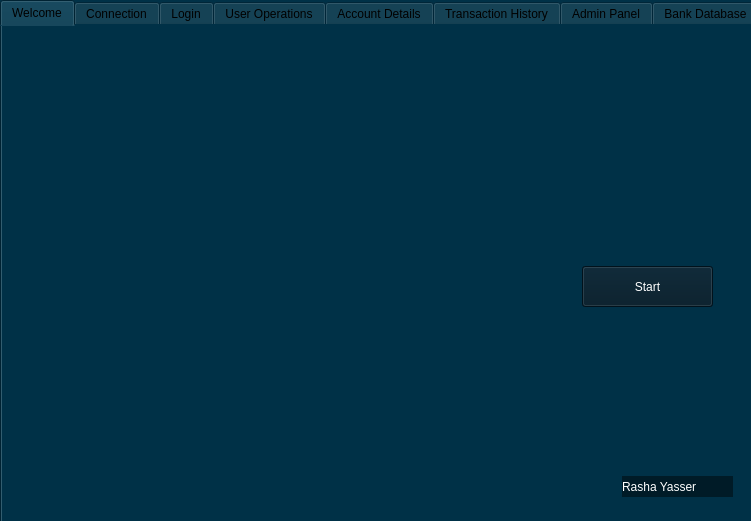
<?xml version="1.0" encoding="UTF-8"?>
<ui version="4.0">
 <class>MainWindow</class>
 <widget class="QMainWindow" name="MainWindow">
  <property name="geometry">
   <rect>
    <x>0</x>
    <y>0</y>
    <width>751</width>
    <height>521</height>
   </rect>
  </property>
  <property name="windowTitle">
   <string>MainWindow</string>
  </property>
  <widget class="QWidget" name="centralwidget">
   <widget class="QGroupBox" name="groupBox">
    <property name="geometry">
     <rect>
      <x>0</x>
      <y>-20</y>
      <width>751</width>
      <height>541</height>
     </rect>
    </property>
    <property name="styleSheet">
     <string notr="true">background-color: rgb(0, 49, 71);</string>
    </property>
    <property name="title">
     <string/>
    </property>
    <widget class="QTabWidget" name="tabWidget">
     <property name="geometry">
      <rect>
       <x>0</x>
       <y>20</y>
       <width>761</width>
       <height>541</height>
      </rect>
     </property>
     <property name="styleSheet">
      <string notr="true">background-color: rgb(0, 49, 71);</string>
     </property>
     <property name="currentIndex">
      <number>0</number>
     </property>
     <widget class="QWidget" name="tabWelcom_0">
      <attribute name="title">
       <string>Welcome</string>
      </attribute>
      <widget class="QLabel" name="label">
       <property name="geometry">
        <rect>
         <x>0</x>
         <y>0</y>
         <width>751</width>
         <height>501</height>
        </rect>
       </property>
       <property name="text">
        <string/>
       </property>
       <property name="pixmap">
        <pixmap>C:/Users/t/Pictures/Banka.PNG</pixmap>
       </property>
       <property name="scaledContents">
        <bool>true</bool>
       </property>
      </widget>
      <widget class="QPushButton" name="Pb_Start">
       <property name="geometry">
        <rect>
         <x>580</x>
         <y>240</y>
         <width>131</width>
         <height>41</height>
        </rect>
       </property>
       <property name="styleSheet">
        <string notr="true">color: rgb(255, 255, 255);
font: 700 18pt &quot;Script MT Bold&quot;;
background-color: rgb(2, 25, 39);</string>
       </property>
       <property name="text">
        <string>Start</string>
       </property>
      </widget>
      <widget class="QLabel" name="label_6">
       <property name="geometry">
        <rect>
         <x>620</x>
         <y>450</y>
         <width>111</width>
         <height>21</height>
        </rect>
       </property>
       <property name="styleSheet">
        <string notr="true">font: 700 13pt &quot;Script MT Bold&quot;;
color: rgb(255, 255, 255);
background-color: rgb(0, 27, 39);</string>
       </property>
       <property name="text">
        <string>Rasha Yasser</string>
       </property>
      </widget>
     </widget>
     <widget class="QWidget" name="widget">
      <attribute name="title">
       <string>Connection</string>
      </attribute>
      <widget class="QStatusBar" name="statusbar_4">
       <property name="geometry">
        <rect>
         <x>150</x>
         <y>150</y>
         <width>3</width>
         <height>22</height>
        </rect>
       </property>
      </widget>
      <widget class="QLabel" name="label_2">
       <property name="geometry">
        <rect>
         <x>0</x>
         <y>0</y>
         <width>801</width>
         <height>501</height>
        </rect>
       </property>
       <property name="text">
        <string/>
       </property>
       <property name="pixmap">
        <pixmap>C:/Users/t/Pictures/Advantages-and-benefits-of-online-banking-Complete-Controller.jpg</pixmap>
       </property>
       <property name="scaledContents">
        <bool>true</bool>
       </property>
      </widget>
      <widget class="QPushButton" name="PB_Clear">
       <property name="geometry">
        <rect>
         <x>600</x>
         <y>210</y>
         <width>101</width>
         <height>29</height>
        </rect>
       </property>
       <property name="styleSheet">
        <string notr="true">font: 700 10pt &quot;Segoe UI&quot;;
color: rgb(225, 225, 225);
background-color: rgb(1, 71, 131);</string>
       </property>
       <property name="text">
        <string>Clear</string>
       </property>
      </widget>
      <widget class="QListWidget" name="Lw_Connection">
       <property name="geometry">
        <rect>
         <x>460</x>
         <y>120</y>
         <width>241</width>
         <height>81</height>
        </rect>
       </property>
       <property name="styleSheet">
        <string notr="true">background-color: rgb(1, 71, 131);</string>
       </property>
       <property name="verticalScrollBarPolicy">
        <enum>Qt::ScrollBarAlwaysOn</enum>
       </property>
       <property name="horizontalScrollBarPolicy">
        <enum>Qt::ScrollBarAlwaysOff</enum>
       </property>
      </widget>
      <widget class="QWidget" name="layoutWidget_2">
       <property name="geometry">
        <rect>
         <x>462</x>
         <y>44</y>
         <width>241</width>
         <height>26</height>
        </rect>
       </property>
       <layout class="QHBoxLayout" name="horizontalLayout_2">
        <item>
         <widget class="QLabel" name="label_9">
          <property name="styleSheet">
           <string notr="true">font: 700 10pt &quot;Segoe UI&quot;;
color: rgb(225, 225, 225);
background-color: rgb(1, 71, 131);</string>
          </property>
          <property name="text">
           <string>Enter Port:-</string>
          </property>
         </widget>
        </item>
        <item>
         <widget class="QLineEdit" name="LE_Port">
          <property name="styleSheet">
           <string notr="true">background-color: rgb(1, 71, 131);</string>
          </property>
          <property name="inputMask">
           <string/>
          </property>
         </widget>
        </item>
       </layout>
      </widget>
      <widget class="QWidget" name="layoutWidget_3">
       <property name="geometry">
        <rect>
         <x>463</x>
         <y>13</y>
         <width>241</width>
         <height>26</height>
        </rect>
       </property>
       <layout class="QHBoxLayout" name="horizontalLayout">
        <item>
         <widget class="QLabel" name="label_8">
          <property name="styleSheet">
           <string notr="true">font: 700 10pt &quot;Segoe UI&quot;;
color: rgb(225, 225, 225);
background-color: rgb(1, 71, 131);</string>
          </property>
          <property name="text">
           <string>Enter IP:-</string>
          </property>
         </widget>
        </item>
        <item>
         <widget class="QLineEdit" name="lE_IP">
          <property name="styleSheet">
           <string notr="true">background-color: rgb(1, 71, 131);</string>
          </property>
          <property name="inputMask">
           <string>000.000.000.000</string>
          </property>
          <property name="text">
           <string>...</string>
          </property>
         </widget>
        </item>
       </layout>
      </widget>
      <widget class="QWidget" name="layoutWidget">
       <property name="geometry">
        <rect>
         <x>461</x>
         <y>81</y>
         <width>241</width>
         <height>31</height>
        </rect>
       </property>
       <layout class="QHBoxLayout" name="horizontalLayout_3">
        <item>
         <widget class="QPushButton" name="PB_Connect">
          <property name="styleSheet">
           <string notr="true">font: 12pt &quot;Segoe UI&quot;;
background-color: rgb(0, 139, 0);
color: rgb(255, 255, 255);</string>
          </property>
          <property name="text">
           <string>Connect</string>
          </property>
         </widget>
        </item>
        <item>
         <widget class="QPushButton" name="PB_Disconnect">
          <property name="styleSheet">
           <string notr="true">font: 700 11pt &quot;Segoe UI&quot;;
background-color: rgb(121, 0, 0);
color: rgb(255, 255, 255);</string>
          </property>
          <property name="text">
           <string>DisConnect</string>
          </property>
         </widget>
        </item>
       </layout>
      </widget>
     </widget>
     <widget class="QWidget" name="tabLogin_11">
      <attribute name="title">
       <string>Login</string>
      </attribute>
      <widget class="QLabel" name="label_3">
       <property name="geometry">
        <rect>
         <x>0</x>
         <y>0</y>
         <width>771</width>
         <height>691</height>
        </rect>
       </property>
       <property name="text">
        <string/>
       </property>
       <property name="pixmap">
        <pixmap>C:/Users/t/Pictures/wp6603070.png</pixmap>
       </property>
       <property name="scaledContents">
        <bool>true</bool>
       </property>
      </widget>
      <widget class="QLineEdit" name="LE_userName">
       <property name="geometry">
        <rect>
         <x>160</x>
         <y>110</y>
         <width>341</width>
         <height>24</height>
        </rect>
       </property>
       <property name="placeholderText">
        <string>Username</string>
       </property>
      </widget>
      <widget class="QLineEdit" name="LE_password">
       <property name="geometry">
        <rect>
         <x>160</x>
         <y>140</y>
         <width>341</width>
         <height>24</height>
        </rect>
       </property>
       <property name="echoMode">
        <enum>QLineEdit::Password</enum>
       </property>
       <property name="placeholderText">
        <string>Password</string>
       </property>
      </widget>
      <widget class="QPushButton" name="PB_Login">
       <property name="geometry">
        <rect>
         <x>160</x>
         <y>170</y>
         <width>341</width>
         <height>24</height>
        </rect>
       </property>
       <property name="styleSheet">
        <string notr="true">color: rgb(247, 247, 247);
font: 700 9pt &quot;Segoe UI&quot;;</string>
       </property>
       <property name="text">
        <string>Login</string>
       </property>
      </widget>
     </widget>
     <widget class="QWidget" name="userOperationsTab_7">
      <attribute name="title">
       <string>User Operations</string>
      </attribute>
      <widget class="QLabel" name="label_4">
       <property name="geometry">
        <rect>
         <x>0</x>
         <y>0</y>
         <width>771</width>
         <height>521</height>
        </rect>
       </property>
       <property name="text">
        <string/>
       </property>
       <property name="pixmap">
        <pixmap>C:/Users/t/Pictures/online-banking.jpg</pixmap>
       </property>
       <property name="scaledContents">
        <bool>true</bool>
       </property>
      </widget>
      <widget class="QWidget" name="layoutWidget_4">
       <property name="geometry">
        <rect>
         <x>10</x>
         <y>28</y>
         <width>311</width>
         <height>391</height>
        </rect>
       </property>
       <layout class="QVBoxLayout" name="verticalLayout_44">
        <item>
         <widget class="QComboBox" name="comboBox_11">
          <property name="styleSheet">
           <string notr="true">color: rgb(207, 207, 207);</string>
          </property>
          <item>
           <property name="text">
            <string>                                Operations</string>
           </property>
          </item>
          <item>
           <property name="text">
            <string>Get Account Number</string>
           </property>
          </item>
          <item>
           <property name="text">
            <string>View Balance</string>
           </property>
          </item>
          <item>
           <property name="text">
            <string>Transfer Amount</string>
           </property>
          </item>
         </widget>
        </item>
        <item>
         <layout class="QHBoxLayout" name="horizontalLayout_36">
          <item>
           <widget class="QLineEdit" name="LE_usernameForAccountNumber_8">
            <property name="styleSheet">
             <string notr="true">color: rgb(232, 232, 232);</string>
            </property>
            <property name="placeholderText">
             <string>Enter Username</string>
            </property>
           </widget>
          </item>
          <item>
           <widget class="QPushButton" name="PB_getAccountNumberUser_8">
            <property name="styleSheet">
             <string notr="true">font: 10pt &quot;Segoe UI&quot;;
color: rgb(220, 220, 220);
</string>
            </property>
            <property name="text">
             <string>Get Account Number</string>
            </property>
           </widget>
          </item>
         </layout>
        </item>
        <item>
         <layout class="QHBoxLayout" name="horizontalLayout_37">
          <item>
           <widget class="QLineEdit" name="LE_accountNumber_8">
            <property name="styleSheet">
             <string notr="true">color: rgb(232, 232, 232);</string>
            </property>
            <property name="placeholderText">
             <string>Enter Account Number</string>
            </property>
           </widget>
          </item>
          <item>
           <widget class="QPushButton" name="PB_viewBalance_8">
            <property name="styleSheet">
             <string notr="true">font: 10pt &quot;Segoe UI&quot;;
color: rgb(220, 220, 220);</string>
            </property>
            <property name="text">
             <string>View Balance</string>
            </property>
           </widget>
          </item>
         </layout>
        </item>
        <item>
         <layout class="QHBoxLayout" name="horizontalLayout_38">
          <item>
           <widget class="QPushButton" name="PB_transferAmount_8">
            <property name="styleSheet">
             <string notr="true">font: 10pt &quot;Segoe UI&quot;;
color: rgb(220, 220, 220);</string>
            </property>
            <property name="text">
             <string>Transfer Amount</string>
            </property>
           </widget>
          </item>
          <item>
           <widget class="QLineEdit" name="LE_fromAccount_8">
            <property name="styleSheet">
             <string notr="true">color: rgb(232, 232, 232);</string>
            </property>
            <property name="placeholderText">
             <string>From Account</string>
            </property>
           </widget>
          </item>
         </layout>
        </item>
        <item>
         <widget class="QLineEdit" name="LE_toAccount_8">
          <property name="styleSheet">
           <string notr="true">color: rgb(232, 232, 232);</string>
          </property>
          <property name="placeholderText">
           <string>To Account</string>
          </property>
         </widget>
        </item>
        <item>
         <widget class="QLineEdit" name="LE_transferAmount_8">
          <property name="styleSheet">
           <string notr="true">color: rgb(232, 232, 232);</string>
          </property>
          <property name="placeholderText">
           <string>Transfer Amount</string>
          </property>
         </widget>
        </item>
        <item>
         <widget class="QComboBox" name="CB_transactionType_8">
          <property name="styleSheet">
           <string notr="true">font: 10pt &quot;Segoe UI&quot;;
color: rgb(220, 220, 220);</string>
          </property>
          <item>
           <property name="text">
            <string>TransactionType</string>
           </property>
          </item>
          <item>
           <property name="text">
            <string>Withdrawal</string>
           </property>
          </item>
          <item>
           <property name="text">
            <string>Deposit</string>
           </property>
          </item>
         </widget>
        </item>
        <item>
         <widget class="QLineEdit" name="LE_accountNumber2_8">
          <property name="styleSheet">
           <string notr="true">color: rgb(232, 232, 232);</string>
          </property>
          <property name="placeholderText">
           <string>Enter Account Number</string>
          </property>
         </widget>
        </item>
        <item>
         <widget class="QLineEdit" name="LE_transactionAmount_8">
          <property name="styleSheet">
           <string notr="true">color: rgb(232, 232, 232);</string>
          </property>
          <property name="placeholderText">
           <string>Transaction Amount</string>
          </property>
         </widget>
        </item>
        <item>
         <widget class="QPushButton" name="PB_makeTransaction_8">
          <property name="styleSheet">
           <string notr="true">font: 10pt &quot;Segoe UI&quot;;
color: rgb(220, 220, 220);</string>
          </property>
          <property name="text">
           <string>Make Transaction</string>
          </property>
         </widget>
        </item>
        <item>
         <widget class="QPushButton" name="PB_ViweAccountDetails">
          <property name="styleSheet">
           <string notr="true">font: 10pt &quot;Segoe UI&quot;;
color: rgb(220, 220, 220);</string>
          </property>
          <property name="text">
           <string>View Account Details</string>
          </property>
         </widget>
        </item>
        <item>
         <widget class="QPushButton" name="PB_TransactionHistory">
          <property name="styleSheet">
           <string notr="true">font: 10pt &quot;Segoe UI&quot;;
color: rgb(220, 220, 220);</string>
          </property>
          <property name="text">
           <string>Transaction History</string>
          </property>
         </widget>
        </item>
       </layout>
      </widget>
      <widget class="QListWidget" name="Lw_User_3">
       <property name="geometry">
        <rect>
         <x>420</x>
         <y>20</y>
         <width>291</width>
         <height>111</height>
        </rect>
       </property>
       <property name="styleSheet">
        <string notr="true">background-color: rgb(23, 71, 91);
color: rgb(255, 255, 255);
font: 700 9pt &quot;Segoe UI&quot;;</string>
       </property>
       <property name="verticalScrollBarPolicy">
        <enum>Qt::ScrollBarAlwaysOn</enum>
       </property>
      </widget>
      <widget class="QPushButton" name="PB_ClearUserLw">
       <property name="geometry">
        <rect>
         <x>630</x>
         <y>140</y>
         <width>80</width>
         <height>21</height>
        </rect>
       </property>
       <property name="styleSheet">
        <string notr="true">font: 700 12pt &quot;Segoe UI&quot;;
background-color: rgb(23, 72, 93);
color: rgb(235, 235, 235);</string>
       </property>
       <property name="text">
        <string>Clear</string>
       </property>
      </widget>
     </widget>
     <widget class="QWidget" name="tabAccountDetails_8">
      <attribute name="title">
       <string>Account Details</string>
      </attribute>
      <widget class="QLabel" name="label_14">
       <property name="geometry">
        <rect>
         <x>0</x>
         <y>0</y>
         <width>751</width>
         <height>531</height>
        </rect>
       </property>
       <property name="text">
        <string/>
       </property>
       <property name="pixmap">
        <pixmap>C:/Users/t/Pictures/ten-reasons-internet-banking-opt.jpg</pixmap>
       </property>
       <property name="scaledContents">
        <bool>true</bool>
       </property>
      </widget>
      <widget class="QListWidget" name="Lw_AccountDetails">
       <property name="geometry">
        <rect>
         <x>121</x>
         <y>22</y>
         <width>451</width>
         <height>211</height>
        </rect>
       </property>
       <property name="styleSheet">
        <string notr="true">background-color: rgb(1, 17, 33);
background-color: rgb(10, 40, 64);
font: 700 9pt &quot;Segoe UI&quot;;
color: rgb(241, 241, 241);</string>
       </property>
       <property name="verticalScrollBarPolicy">
        <enum>Qt::ScrollBarAlwaysOn</enum>
       </property>
      </widget>
      <widget class="QComboBox" name="comboBox_3">
       <property name="geometry">
        <rect>
         <x>121</x>
         <y>239</y>
         <width>451</width>
         <height>24</height>
        </rect>
       </property>
       <property name="styleSheet">
        <string notr="true">font: 10pt &quot;Segoe UI&quot;;
color: rgb(220, 220, 220);
</string>
       </property>
       <item>
        <property name="text">
         <string>                                         Authentication</string>
        </property>
       </item>
       <item>
        <property name="text">
         <string>Admin</string>
        </property>
       </item>
       <item>
        <property name="text">
         <string>User</string>
        </property>
       </item>
      </widget>
      <widget class="QPushButton" name="PB_viewAccountDetailsFunction">
       <property name="geometry">
        <rect>
         <x>122</x>
         <y>330</y>
         <width>451</width>
         <height>24</height>
        </rect>
       </property>
       <property name="styleSheet">
        <string notr="true">font: 10pt &quot;Segoe UI&quot;;
color: rgb(220, 220, 220);
</string>
       </property>
       <property name="text">
        <string>View Account Details</string>
       </property>
      </widget>
      <widget class="QLineEdit" name="LE_adminUserName">
       <property name="geometry">
        <rect>
         <x>122</x>
         <y>270</y>
         <width>451</width>
         <height>24</height>
        </rect>
       </property>
       <property name="placeholderText">
        <string>Enter Admin User Name</string>
       </property>
      </widget>
      <widget class="QPushButton" name="PB_ClearLwAccDetails">
       <property name="geometry">
        <rect>
         <x>122</x>
         <y>360</y>
         <width>451</width>
         <height>24</height>
        </rect>
       </property>
       <property name="styleSheet">
        <string notr="true">font: 10pt &quot;Segoe UI&quot;;
color: rgb(220, 220, 220);
</string>
       </property>
       <property name="text">
        <string>Clear</string>
       </property>
      </widget>
      <widget class="QLineEdit" name="LE_accountNumberViewD">
       <property name="geometry">
        <rect>
         <x>122</x>
         <y>300</y>
         <width>451</width>
         <height>24</height>
        </rect>
       </property>
       <property name="placeholderText">
        <string>Enter User Account Number</string>
       </property>
      </widget>
     </widget>
     <widget class="QWidget" name="tabTransactionHistory_8">
      <attribute name="title">
       <string>Transaction History</string>
      </attribute>
      <widget class="QLabel" name="label_15">
       <property name="geometry">
        <rect>
         <x>-160</x>
         <y>-10</y>
         <width>931</width>
         <height>511</height>
        </rect>
       </property>
       <property name="text">
        <string/>
       </property>
       <property name="pixmap">
        <pixmap>C:/Users/t/Pictures/digital-banking-740x445.jpg</pixmap>
       </property>
       <property name="scaledContents">
        <bool>true</bool>
       </property>
      </widget>
      <widget class="QLineEdit" name="LE_adminUserName1">
       <property name="geometry">
        <rect>
         <x>111</x>
         <y>249</y>
         <width>481</width>
         <height>24</height>
        </rect>
       </property>
       <property name="styleSheet">
        <string notr="true">background-color: rgb(17, 28, 60);
color: rgb(245, 245, 245);
</string>
       </property>
       <property name="placeholderText">
        <string>Enter Admin User Name</string>
       </property>
      </widget>
      <widget class="QComboBox" name="comboBox_4">
       <property name="geometry">
        <rect>
         <x>111</x>
         <y>219</y>
         <width>481</width>
         <height>24</height>
        </rect>
       </property>
       <property name="styleSheet">
        <string notr="true">background-color: rgb(17, 28, 60);
color: rgb(245, 245, 245);
</string>
       </property>
       <item>
        <property name="text">
         <string>                                                                 Authentication</string>
        </property>
       </item>
       <item>
        <property name="text">
         <string>Admin</string>
        </property>
       </item>
       <item>
        <property name="text">
         <string>User</string>
        </property>
       </item>
      </widget>
      <widget class="QLineEdit" name="LE_transactionAccountNumber">
       <property name="geometry">
        <rect>
         <x>111</x>
         <y>279</y>
         <width>481</width>
         <height>24</height>
        </rect>
       </property>
       <property name="styleSheet">
        <string notr="true">background-color: rgb(17, 28, 60);
color: rgb(245, 245, 245);
</string>
       </property>
       <property name="placeholderText">
        <string>Enter  User Account Number</string>
       </property>
      </widget>
      <widget class="QPushButton" name="PB_viewTransactionHistoryFunction">
       <property name="geometry">
        <rect>
         <x>111</x>
         <y>309</y>
         <width>481</width>
         <height>24</height>
        </rect>
       </property>
       <property name="styleSheet">
        <string notr="true">background-color: rgb(17, 28, 60);
color: rgb(245, 245, 245);
</string>
       </property>
       <property name="text">
        <string>View Transaction History</string>
       </property>
      </widget>
      <widget class="QPushButton" name="PB_ClearLwTrans">
       <property name="geometry">
        <rect>
         <x>111</x>
         <y>339</y>
         <width>481</width>
         <height>24</height>
        </rect>
       </property>
       <property name="styleSheet">
        <string notr="true">background-color: rgb(17, 28, 60);
color: rgb(245, 245, 245);
</string>
       </property>
       <property name="text">
        <string>Clear</string>
       </property>
      </widget>
      <widget class="QListWidget" name="Lw_Transactions">
       <property name="geometry">
        <rect>
         <x>111</x>
         <y>21</y>
         <width>481</width>
         <height>192</height>
        </rect>
       </property>
       <property name="styleSheet">
        <string notr="true">font: 700 9pt &quot;Segoe UI&quot;;
color: rgb(241, 241, 241);
background-color: rgb(20, 26, 58);</string>
       </property>
       <property name="verticalScrollBarPolicy">
        <enum>Qt::ScrollBarAlwaysOn</enum>
       </property>
      </widget>
     </widget>
     <widget class="QWidget" name="tabAdminPanel_9">
      <attribute name="title">
       <string>Admin Panel</string>
      </attribute>
      <widget class="QLabel" name="label_16">
       <property name="geometry">
        <rect>
         <x>0</x>
         <y>-10</y>
         <width>791</width>
         <height>501</height>
        </rect>
       </property>
       <property name="text">
        <string/>
       </property>
       <property name="pixmap">
        <pixmap>C:/Users/t/Pictures/online-banking.jpg</pixmap>
       </property>
       <property name="scaledContents">
        <bool>true</bool>
       </property>
      </widget>
      <widget class="QWidget" name="layoutWidget_9">
       <property name="geometry">
        <rect>
         <x>10</x>
         <y>10</y>
         <width>311</width>
         <height>297</height>
        </rect>
       </property>
       <layout class="QVBoxLayout" name="verticalLayout_5">
        <item>
         <widget class="QComboBox" name="comboBox_2">
          <property name="styleSheet">
           <string notr="true">font: 700 9pt &quot;Segoe UI&quot;;
color: rgb(221, 221, 221);</string>
          </property>
          <item>
           <property name="text">
            <string>                                Authentication</string>
           </property>
          </item>
          <item>
           <property name="text">
            <string>Admin</string>
           </property>
          </item>
          <item>
           <property name="text">
            <string>User</string>
           </property>
          </item>
         </widget>
        </item>
        <item>
         <widget class="QLineEdit" name="LE_newFullName">
          <property name="placeholderText">
           <string>New User Full Name</string>
          </property>
         </widget>
        </item>
        <item>
         <widget class="QLineEdit" name="LE_newUsername">
          <property name="styleSheet">
           <string notr="true">color: rgb(190, 190, 190);</string>
          </property>
          <property name="placeholderText">
           <string>New Username</string>
          </property>
         </widget>
        </item>
        <item>
         <widget class="QLineEdit" name="LE_newPassword">
          <property name="echoMode">
           <enum>QLineEdit::Password</enum>
          </property>
          <property name="placeholderText">
           <string>New Password</string>
          </property>
         </widget>
        </item>
        <item>
         <widget class="QLineEdit" name="LE_userAge">
          <property name="placeholderText">
           <string>User Age</string>
          </property>
         </widget>
        </item>
        <item>
         <widget class="QLineEdit" name="LE_initialBalance">
          <property name="placeholderText">
           <string>Initial Balance</string>
          </property>
         </widget>
        </item>
        <item>
         <widget class="QLineEdit" name="LE_phoneNumber">
          <property name="placeholderText">
           <string>User Phone Number</string>
          </property>
         </widget>
        </item>
        <item>
         <widget class="QLineEdit" name="LE_userEmail">
          <property name="placeholderText">
           <string>User Email</string>
          </property>
         </widget>
        </item>
        <item>
         <widget class="QPushButton" name="PB_createNewUser">
          <property name="styleSheet">
           <string notr="true">font: 700 9pt &quot;Segoe UI&quot;;
color: rgb(221, 221, 221);</string>
          </property>
          <property name="text">
           <string>Create New User</string>
          </property>
         </widget>
        </item>
       </layout>
      </widget>
      <widget class="QWidget" name="layoutWidget_10">
       <property name="geometry">
        <rect>
         <x>10</x>
         <y>310</y>
         <width>311</width>
         <height>176</height>
        </rect>
       </property>
       <layout class="QVBoxLayout" name="verticalLayout_6">
        <item>
         <widget class="QLineEdit" name="LE_updateAccountNumber">
          <property name="placeholderText">
           <string>User Account Number</string>
          </property>
         </widget>
        </item>
        <item>
         <widget class="QLineEdit" name="LE_updateUsername">
          <property name="placeholderText">
           <string>Update User Name</string>
          </property>
         </widget>
        </item>
        <item>
         <widget class="QLineEdit" name="LE_updatePassword">
          <property name="placeholderText">
           <string>Update User Password</string>
          </property>
         </widget>
        </item>
        <item>
         <widget class="QLineEdit" name="LE_updatePhoneNum">
          <property name="placeholderText">
           <string>Update User Phone Number</string>
          </property>
         </widget>
        </item>
        <item>
         <widget class="QLineEdit" name="LE_updateUserEmail">
          <property name="placeholderText">
           <string>Update User Email</string>
          </property>
         </widget>
        </item>
        <item>
         <widget class="QPushButton" name="PB_updateUser">
          <property name="styleSheet">
           <string notr="true">font: 700 9pt &quot;Segoe UI&quot;;
color: rgb(221, 221, 221);</string>
          </property>
          <property name="text">
           <string>Update User</string>
          </property>
         </widget>
        </item>
       </layout>
      </widget>
      <widget class="QListWidget" name="LW_admin">
       <property name="geometry">
        <rect>
         <x>401</x>
         <y>21</y>
         <width>331</width>
         <height>141</height>
        </rect>
       </property>
       <property name="styleSheet">
        <string notr="true">color: rgb(249, 249, 249);
font: 700 9pt &quot;Segoe UI&quot;;</string>
       </property>
      </widget>
      <widget class="QPushButton" name="pushButton">
       <property name="geometry">
        <rect>
         <x>399</x>
         <y>170</y>
         <width>331</width>
         <height>25</height>
        </rect>
       </property>
       <property name="styleSheet">
        <string notr="true">font: 700 10pt &quot;Segoe UI&quot;;
color: rgb(221, 221, 221);</string>
       </property>
       <property name="text">
        <string>Clear</string>
       </property>
      </widget>
      <widget class="QWidget" name="layoutWidget_5">
       <property name="geometry">
        <rect>
         <x>403</x>
         <y>243</y>
         <width>331</width>
         <height>26</height>
        </rect>
       </property>
       <layout class="QHBoxLayout" name="horizontalLayout_8">
        <item>
         <widget class="QLineEdit" name="LE_usernameAccNum">
          <property name="placeholderText">
           <string>Enter Username</string>
          </property>
         </widget>
        </item>
        <item>
         <widget class="QPushButton" name="PB_getAccountNumberAdmin">
          <property name="styleSheet">
           <string notr="true">font: 700 9pt &quot;Segoe UI&quot;;
color: rgb(221, 221, 221);</string>
          </property>
          <property name="text">
           <string>Get Account Number</string>
          </property>
         </widget>
        </item>
       </layout>
      </widget>
      <widget class="QWidget" name="layoutWidget_6">
       <property name="geometry">
        <rect>
         <x>402</x>
         <y>210</y>
         <width>331</width>
         <height>26</height>
        </rect>
       </property>
       <layout class="QHBoxLayout" name="horizontalLayout_4">
        <item>
         <widget class="QLineEdit" name="LE_deleteUserAccountNumber">
          <property name="placeholderText">
           <string>Delete User Account Number</string>
          </property>
         </widget>
        </item>
        <item>
         <widget class="QPushButton" name="PB_deleteUser">
          <property name="styleSheet">
           <string notr="true">font: 700 8pt &quot;Segoe UI&quot;;
color: rgb(221, 221, 221);</string>
          </property>
          <property name="text">
           <string>Delete User</string>
          </property>
         </widget>
        </item>
       </layout>
      </widget>
      <widget class="QPushButton" name="PB_viewBankDatabase">
       <property name="geometry">
        <rect>
         <x>531</x>
         <y>433</y>
         <width>191</width>
         <height>25</height>
        </rect>
       </property>
       <property name="styleSheet">
        <string notr="true">font: 700 10pt &quot;Segoe UI&quot;;
color: rgb(221, 221, 221);</string>
       </property>
       <property name="text">
        <string>View Bank Database</string>
       </property>
      </widget>
      <widget class="QPushButton" name="PB_TransactionHistoryAdmin">
       <property name="geometry">
        <rect>
         <x>531</x>
         <y>371</y>
         <width>191</width>
         <height>25</height>
        </rect>
       </property>
       <property name="styleSheet">
        <string notr="true">font: 700 10pt &quot;Segoe UI&quot;;
color: rgb(221, 221, 221);</string>
       </property>
       <property name="text">
        <string>Transaction History</string>
       </property>
      </widget>
      <widget class="QPushButton" name="PB_ViweAccountDetailsAdmin">
       <property name="geometry">
        <rect>
         <x>531</x>
         <y>402</y>
         <width>191</width>
         <height>25</height>
        </rect>
       </property>
       <property name="styleSheet">
        <string notr="true">font: 700 10pt &quot;Segoe UI&quot;;
color: rgb(221, 221, 221);</string>
       </property>
       <property name="text">
        <string>View Account Details</string>
       </property>
      </widget>
     </widget>
     <widget class="QWidget" name="tabBankDatabase_4">
      <attribute name="title">
       <string>Bank Database</string>
      </attribute>
      <widget class="QLabel" name="label_17">
       <property name="geometry">
        <rect>
         <x>-2</x>
         <y>-5</y>
         <width>751</width>
         <height>501</height>
        </rect>
       </property>
       <property name="text">
        <string/>
       </property>
       <property name="pixmap">
        <pixmap>C:/Users/t/Pictures/banking-financial-digitally-blog-banner.jpg</pixmap>
       </property>
       <property name="scaledContents">
        <bool>true</bool>
       </property>
      </widget>
      <widget class="QLabel" name="label_18">
       <property name="geometry">
        <rect>
         <x>-500</x>
         <y>-20</y>
         <width>1251</width>
         <height>531</height>
        </rect>
       </property>
       <property name="text">
        <string/>
       </property>
       <property name="pixmap">
        <pixmap>C:/Users/t/Pictures/digital-banking-740x445.jpg</pixmap>
       </property>
       <property name="scaledContents">
        <bool>true</bool>
       </property>
      </widget>
      <widget class="QPushButton" name="PB_viewBankDatabaseFunction">
       <property name="geometry">
        <rect>
         <x>80</x>
         <y>320</y>
         <width>541</width>
         <height>24</height>
        </rect>
       </property>
       <property name="styleSheet">
        <string notr="true">background-color: rgb(16, 31, 60);
color: rgb(247, 247, 247);
font: 700 9pt &quot;Segoe UI&quot;;</string>
       </property>
       <property name="text">
        <string>View Bank Database</string>
       </property>
      </widget>
      <widget class="QPushButton" name="PB_ClearBankDp">
       <property name="geometry">
        <rect>
         <x>80</x>
         <y>350</y>
         <width>541</width>
         <height>24</height>
        </rect>
       </property>
       <property name="styleSheet">
        <string notr="true">background-color: rgb(16, 31, 60);
color: rgb(247, 247, 247);
font: 700 9pt &quot;Segoe UI&quot;;</string>
       </property>
       <property name="text">
        <string>Clear</string>
       </property>
      </widget>
      <widget class="QListWidget" name="LW_BankDP">
       <property name="geometry">
        <rect>
         <x>81</x>
         <y>31</y>
         <width>541</width>
         <height>281</height>
        </rect>
       </property>
       <property name="styleSheet">
        <string notr="true">color: rgb(247, 247, 247);
background-color: rgb(16, 31, 60);
font: 700 10pt &quot;Segoe UI&quot;;</string>
       </property>
       <property name="verticalScrollBarPolicy">
        <enum>Qt::ScrollBarAlwaysOn</enum>
       </property>
       <property name="horizontalScrollBarPolicy">
        <enum>Qt::ScrollBarAsNeeded</enum>
       </property>
      </widget>
     </widget>
    </widget>
   </widget>
  </widget>
 </widget>
 <resources/>
 <connections/>
</ui>
